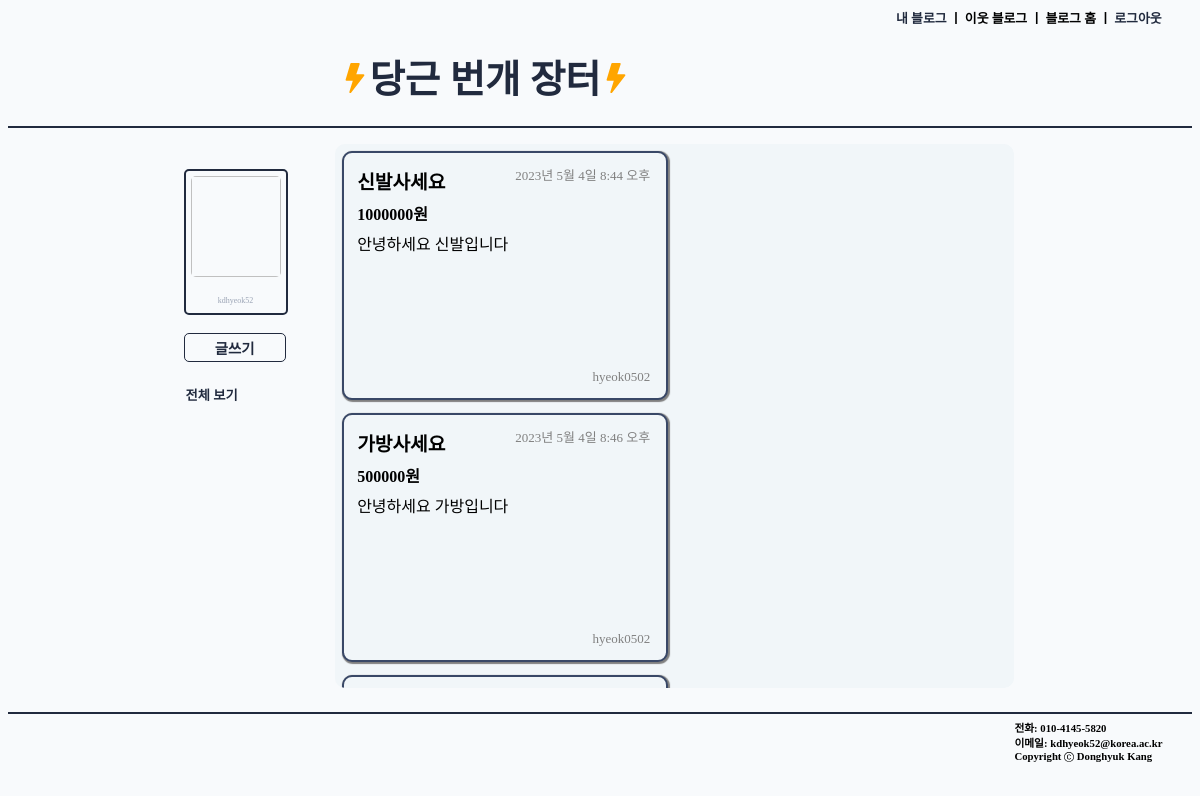
Page /blog/ (signed in) on the committed database.
### blog/models.py (models this page shows, shortened)
class Post(models.Model):
    author = models.ForeignKey(User, on_delete=models.CASCADE, related_name="my_post", default='')
    date = models.DateTimeField(auto_now_add=True)
    title = models.CharField(max_length=100)
    content = models.TextField()
    cost = models.IntegerField()

### blog/views.py (the view)
# urls.py: path('', views.home, name='home'),
@login_required(login_url='/accounts/login/')
def home(request):
    posts = Post.objects.all()
    return render(request, 'blog/home.html', {'posts': posts})

### blog/templates/blog/home.html
{% extends 'blog/base.html' %}
{% block css %}
    {% load static %}
    <link rel="stylesheet" type="text/css" href="{% static 'blog/home.css' %}">
{% endblock %}
{% block body %}
    <div class="posts_archieve">
    {% for post in posts %}
        <a href="{% url 'blog:detail' post.id %}" class="post">
            <div class="htitle"><strong>{{post.title}}</strong></div>
            <div class="hcost"><strong>{{post.cost}}원</strong></div>
            <div class="hcontent">{{post.content}}</div>
            <div class="hdate">{{post.date}}</div>
            <div class="hauthor">{{post.author}}</div>
        </a>
    {% endfor %}
    </div>
{% endblock %}

### blog/templates/blog/base.html (shortened to what this page needs)
<!DOCTYPE html>
<html lang="en">
<head>
    {% load static %}
    <link rel="stylesheet" type="text/css" href="{% static 'blog/base.css' %}">
    {% block css %}
    {% endblock %}
</head>
<body>
    <div class="header">
        <h6 class="header_text"><a href="{% url 'blog:home' %}" class="home_link">내 블로그</a> ㅣ 이웃 블로그 ㅣ 블로그 홈 ㅣ <a href="{% url 'accounts:logout' %}" class="logout_button">로그아웃</a></h6>
    </div>
    <div class="title">
        <h1 class="title_text"><a href="{% url 'blog:home' %}" class="home_link_title"><svg xmlns="http://www.w3.org/2000/svg" width="30" height="30" fill="orange" class="bi bi-lightning-fill" viewBox="0 0 16 16">
            <path d="M5.52.359A.5.5 0 0 1 6 0h4a.5.5 0 0 1 .474.658L8.694 6H12.5a.5.5 0 0 1 .395.807l-7 9a.5.5 0 0 1-.873-.454L6.823 9.5H3.5a.5.5 0 0 1-.48-.641l2.5-8.5z"/>
          </svg>당근 번개 장터<svg xmlns="http://www.w3.org/2000/svg" width="30" height="30" fill="orange" viewBox="0 0 16 16">
            <path d="M5.52.359A.5.5 0 0 1 6 0h4a.5.5 0 0 1 .474.658L8.694 6H12.5a.5.5 0 0 1 .395.807l-7 9a.5.5 0 0 1-.873-.454L6.823 9.5H3.5a.5.5 0 0 1-.48-.641l2.5-8.5z"/>
          </svg></a></h1>
    </div>
    <div class="body">
        <div class="nav_bar">
            <div class="profile">
                <div><img class="profile_img"></div>
                <div class="profile_text">
                    <div><span class="profile_text_gray">{{user.username}}</span></div>
                </div>
            </div>
            <br>
            <a href="{% url 'blog:new' %}" class="base_create_button button button_hover"><strong>글쓰기</strong></a>
            <div>
            <a href="{% url 'blog:home' %}" class="button"><h5 class="button_text button_hover">전체 보기</h5></a>
            </div>
        </div>
        <div class="in_body">
            {% block body %}
            {% endblock %}
        </div>
    </div>
    <footer class="footer">
        <div class="info">
            <div class="info_margin"><h6 class="info_text">전화: 010-4145-5820</h6></div>
            <div class="info_margin"><h6 class="info_text">이메일: kdhyeok52@korea.ac.kr</h6></div>
            <div class="copyright info_margin"><h6 class="info_text">Copyright  Donghyuk Kang</h6></div>
        </div>
    </footer>
</body>
</html>

### blog/static/blog/base.css (style rules this page uses)
body { background-color:#f1f6f97a; }
.home_link { text-decoration: none; color: #212A3E; }
.home_link_title { text-decoration: none; color: #212A3E; font-size: 1.2em; }
.body { width: 70%; margin: 0 15%; position: relative; display: flex; flex-direction: row; height: 36.5em; }
.header { width: 100%; font-size: 1.2em; }
.header_text { width: 25%; margin: 0.5% 0 0 75%; }
.logout_button { color: #212A3E; text-decoration: none; }
.title { width: auto; height: auto; border-bottom: 2px solid #212A3E; }
.title_text { margin-left: 28%; width: 50%; }
.footer { width: 100%; border-top: 2px solid #212A3E; height: 5%; padding: 0.5% 0; }
.info { margin-left: 85%; }
.info_margin { margin-bottom: 0.1%; }
.info_text { margin: 0; }
.c_circle { position: relative; top: 2px; }
.profile { border: #212A3E solid 2px; border-radius: 5px; width: 100px; height: 100%; text-align: center; position: relative; left: -2% }
.profile_img { width: 90%; height: 9em; border-radius: 5px; font-size: 0.7em; margin: 5% ; }
.profile_text_gray { color: #9BA4B5; font-size: 0.5em; display: block; width: 90%; margin: 0 5% 8% 5%; word-break: break-all; }
.nav_bar { margin-top: 5%; display: flex; flex-direction: column; align-items: start; position: absolute; top: 0; }
.button { text-decoration: none; color: #212A3E; }
.base_create_button { border: 1.8px solid #212A3E; border-radius: 5px; padding: 3% 0; width: 100px; position: relative; left: -2%; font-size: 0.9em; text-align: center; }
.button_text { margin-bottom: 1%; }
.in_body { width: 82%; height: 93%; position: absolute; left: 18%; overflow-x: hidden; overflow-y: auto; margin-top: 2%; }

### blog/static/blog/home.css (style rules this page uses)
.posts_archieve { width: 100%; height: 100%; display: flex; flex-wrap: wrap; background-color: #F1F6F9; overflow-y: scroll; border-radius: 10px; }
.post { background-color: #F1F6F9; flex-basis: 43.5%; margin: 1%; border: 2px solid #394867; box-shadow: 1px 1px 1px 1px gray; border-radius: 10px; height: 40%; padding: 2%; text-decoration: none; color: black; position: relative; }
.htitle { font-size: 1.2em; }
.hcost { margin: 2% 0; }
.hdate, .hauthor { color: gray; font-size: small; position: absolute; }
.hdate { top: 5%; right: 5%; }
.hauthor { bottom: 5%; right: 5%; }

### rows in the picture
Post: title "신발사세요", cost "1000000", content "안녕하세요 신발입니다", date "2023년 5월 4일 8:44 오후", author "hyeok0502"
Post: title "가방사세요", cost "500000", content "안녕하세요 가방입니다", date "2023년 5월 4일 8:46 오후", author "hyeok0502"

### other values in the picture
{{ user.username }} "kdhyeok52"
